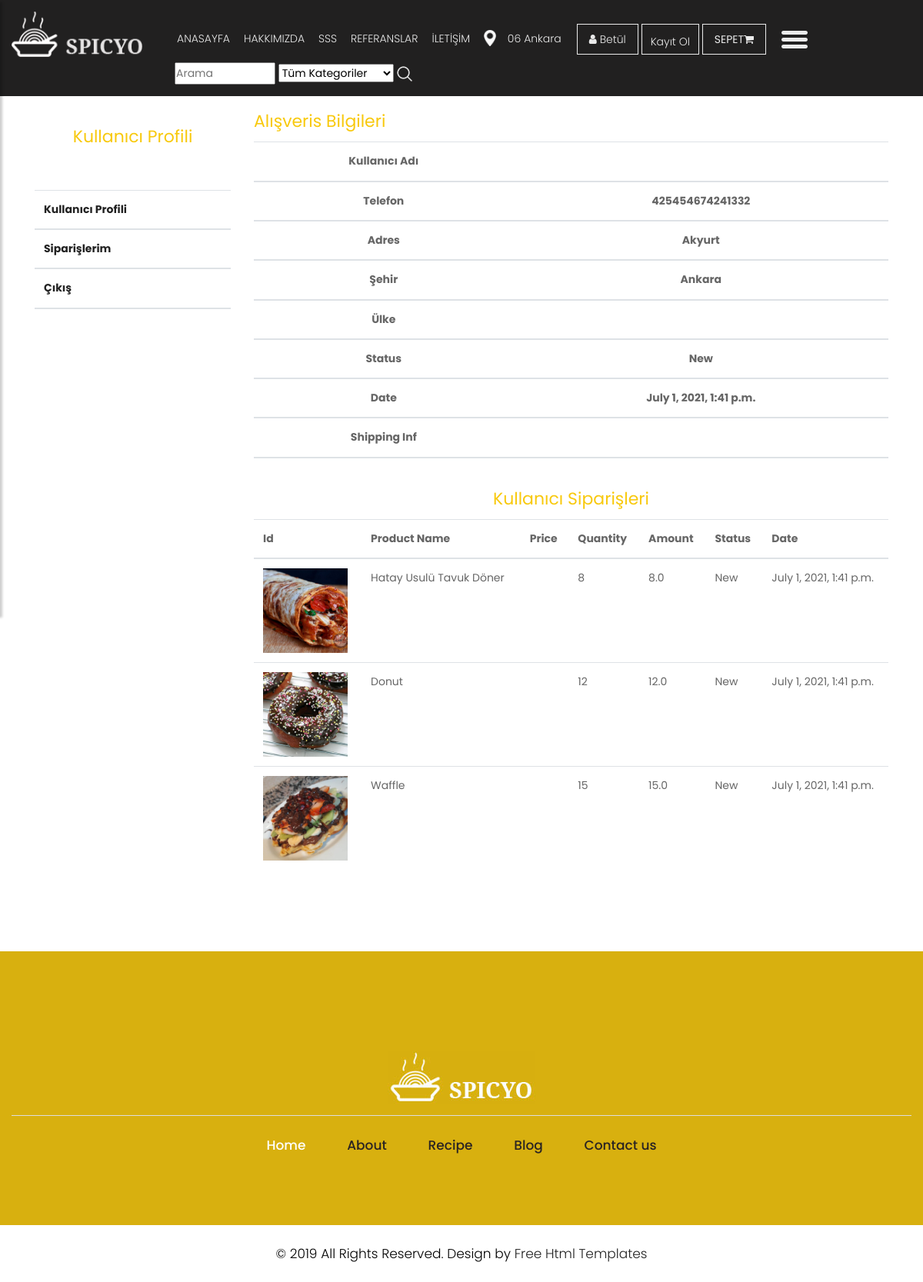
Screenshot of /user/orderdetail/12 (signed in) with the database file from the repository.
### order/models.py (models this page shows, shortened)
class Order(models.Model):
    STATUS = (
        ('New', 'New'),
        ('Accepted', 'Accepted'),
        ('Preaparing', 'Preaparing'),
        ('OnShipping', 'OnShipping'),
        ('Completed', 'Completed'),
        ('Canceled', 'Canceled'),
    )
    user = models.ForeignKey(User, on_delete=models.CASCADE)
    code = models.CharField(max_length=5, editable=False)
    first_name = models.CharField(max_length=25)
    last_name = models.CharField(max_length=25)
    phone = models.CharField(blank=True, max_length=25)
    address = models.CharField(blank=True, max_length=150)
    city = models.CharField(blank=True, max_length=50)
    country = models.CharField(blank=True, max_length=50)
    note = models.CharField(blank=True, max_length=250)
    total = models.FloatField()
    status = models.CharField(max_length=10, choices=STATUS, default='New')
    ip = models.CharField(blank=True, max_length=20)
    adminnote = models.CharField(blank=True, max_length=100)
    created_at = models.DateTimeField(auto_now_add=True)
    updated_at = models.DateTimeField(auto_now=True)

class OrderProduct(models.Model):
    STATUS =(
        ('New','New'),
        ('Accepted', 'Accepted'),
        ('Canceled', 'Canceled'),
    )
    order=models.ForeignKey(Order,on_delete=models.CASCADE)
    user=models.ForeignKey(User,on_delete=models.CASCADE)
    product=models.ForeignKey(Product,on_delete=models.CASCADE)
    quantity = models.IntegerField()
    amount = models.FloatField()
    status=models.CharField(max_length=10,choices=STATUS,default='New')
    created_at = models.DateTimeField(auto_now_add=True)
    updated_at = models.DateTimeField(auto_now=True)

### product/models.py (models this page shows, shortened)
class Product(MPTTModel):
    STATUS = (
        ('True', 'Evet'),
        ('False', 'Hayır'),
    )
    restaurant = models.ForeignKey(Restaurant, on_delete=models.CASCADE)
    catagory = models.ForeignKey(Catagory, on_delete=models.CASCADE)
    title = models.CharField(max_length=150)
    keywords = models.CharField(blank=True,max_length=255)
    description = models.CharField(blank=True,max_length=255)
    price = models.FloatField()
    amount = models.IntegerField()
    detail = RichTextUploadingField()
    slug = models.SlugField(null=False, unique=True)
    parent = TreeForeignKey('self', blank=True, null=True, related_name='children', on_delete=models.CASCADE)
    image = models.ImageField(blank=True, upload_to='images/')
    status = models.CharField(max_length=10, choices=STATUS)
    create_at = models.DateTimeField(auto_now_add=True)
    update_at = models.DateTimeField(auto_now_add=True)
    def image_tag(self):
        return mark_safe('<img src="{}" height="50"/>'.format(self.image.url))
    image_tag.short_description = 'Image'

### user/views.py (the view)
# urls.py: path('orderdetail/<int:id>', views.orderdetail, name='orderdetail'),
@login_required(login_url='/login')
def orderdetail(request,id):
    catagory = Catagory.objects.all()
    current_user = request.user
    order = Order.objects.get(user_id=current_user.id, id=id)
    orderitems = OrderProduct.objects.filter(order_id=id)
    context = {
        'catagory': catagory,
        'order': order,
        'orderitems': orderitems,
    }
    return render(request, 'user_order_detail.html', context)

### user/templates/user_order_detail.html (shortened to what this page needs)
{%  extends "homebase.html" %}
{% block content %}
    <div id="breadcrumb">
        <div class="container">
            <ul class="breadcrumb">
                <li><a href="/">Anasayfa</a></li>
                <li class="active">Sipariş Detayları</li>
            </ul>
        </div>
    </div>
    <div class="section">
        <div class="container">
                <div class="row">
                    <div class="col-md-3" >
                        <br/><br/><br/>
                        <div class="product_blog_cont">
                            <div class="section-title">
                                <h2><span class="theme_color">Kullanıcı Profili</span></h2>
                            </div>
                            {% include "user_panel.html" %}
                        </div>
                    </div>
                    <div class="col-md-9">
                        <br/><br/><br/>
                        <div class="section-title">
                                <h2><span class="theme_color"> Alışveris Bilgileri </span></h2>
                            </div>
                    <table class="table">
                                <thead>
                                <tr>
                                    <th class="text-center">Kullanıcı Adı</th>
                                    <th class="text-center">{{ order.user_name}}</th>
                                </tr>
                                <tr>
                                    <th class="text-center">Telefon</th>
                                    <th class="text-center">{{ order.phone}}</th>
                                </tr>
                                <tr>
                                    <th class="text-center">Adres</th>
                                    <th class="text-center">{{ order.address }}</th>
                                </tr>
                                <tr>
                                    <th class="text-center">Şehir</th>
                                    <th class="text-center">{{ order.city }}</th>
                                </tr>
                                <tr>
                                    <th class="text-center">Ülke</th>
                                    <th class="text-center">{{ order.country }}</th>
                                </tr>
                                <tr>
                                    <th class="text-center">Status</th>
                                    <th class="text-center">{{ order.status }}</th>
                                </tr>
                                <tr>
                                    <th class="text-center">Date</th>
                                    <th class="text-center">{{ order.created_at }}</th>
                                </tr>
                                <tr>
                                    <th class="text-center">Shipping Inf </th>
                                    <th class="text-center">{{ order.adminnote }}</th>
                                </tr>
                                </thead>
                            </table>
                        <div class="product_blog_cont">
                            <div class="section-title">
                                <h2><span class="theme_color">Kullanıcı Siparişleri</span></h2>
                            </div>
                            <table class="table">
                                <thead>
                                <tr>
                                    <th class="text-left">Id </th>
                                    <th class="text-left">Product Name </th>
                                    <th class="text-left">Price </th>
                                    <th class="text-left">Quantity </th>
                                    <th class="text-left">Amount </th>
                                    <th class="text-left">Status </th>
                                    <th class="text-left">Date </th>
                                </tr>
                                {% for rs in orderitems %}
                                <tr>
                                    <td class="text-left">
                                        <a href="/product/{{ rs.product_id }}/{{ rs.product.slug }}">
                                        <img src="{{ rs.product.image.url }}" style="height: 110px"/>
                                        </a>
                                    </td>
                                    <td class="text-left">{{ rs.product.title }}</td>
                                    <td class="text-left">{{ rs.price }}</td>
                                    <td class="text-left">{{ rs.quantity }}</td>
                                    <td class="text-left">{{ rs.amount }}</td>
                                    <td class="text-left">{{ rs.status }}</td>
                                    <td class="text-left">{{ rs.created_at }}</td>
                                </tr>
                                {% endfor %}
                                </thead>
                            </table>
                        </div>
                </div>
        </div>
    </div>
    </div>
{% endblock %}

### home/templates/header.html (shortened to what this page needs)
{% load static %}
{% load mptt_tags %}
    <header>
        <div class="container-fluid">
            <div class="row">
                <div class="col-lg-2 col-md-2">
                    <div class="full">
                          <a class="logo" href="/anasayfa"><img src="{% static 'images/logo.png'%}" alt="#" /></a>
                    </div>
                    <div class="header-search" style="padding: 10px">
                    </div>
                </div>
                <div class="col-md-9">
                    <div class="full">
                        <div class="right_header_info">
                            <ul>
                                <li class="dinone" style="padding: 3px"><a href="/">ANASAYFA</a></li>
                                <li class="dinone" style="padding: 3px"><a href="/hakkimizda">HAKKIMIZDA</a></li>
                                <li class="dinone" style="padding: 3px"><a href="/sss">SSS</a></li>
                                <li class="dinone" style="padding: 3px"><a href="/referanslar">REFERANSLAR</a></li>
                                <li class="dinone" style="padding: 3px"><a href="/iletisim">İLETİŞİM</a></li>
                                <li class="dinone" style="padding: 3px"><img style="margin-right: 15px;height: 21px;position: relative;top: -2px;" src="{% static 'images/location_icon.png'%}" alt="#"><a href="#">06 Ankara</a></li>
                                <li class="button_user" style="padding: 3px">
                                    <div class="ht-right">
                                        {% if user.id is not None %}
                                        <a href="/user" class="login-panel" id="navbarDropdownMenuLink" data-toggle="dropdown" aria-haspopup="true" aria-expanded="false"><i class="fa fa-user"></i>
                                                {{ user.first_name }}
                                                <b class="caret"></b></a>
                                        {% else %}
                                         <a href="/login" class="button active"><i class="fa fa-user"></i> Giriş</a>
                                        {% endif %}
                                        <a class="button" style="padding: 3px" href="/signup">Kayıt Ol</a>
                                        <a href="/shopcart/">
                                            <strong class="text-uppercase"> Sepet</strong><i class="fa fa-shopping-cart">
                                        </i></a>
                                    </div>
                                <li><button type="button" style="padding: 3px" id="sidebarCollapse"><img src="{% static 'images/menu_icon.png'%}" alt="#"></button></li>
                                <li>
                                    <form action="/search/" method="post">
                                        <input id="query" name="query" class="search-query span2" type="text" size="8px" width="1px" placeholder="Arama">
                                        <select name="catid" class="input search-input" style="width: 150px;">
                                            <option value="0">Tüm Kategoriler</option>
                                        </select>
                                        <button class="icon-search" style="background: transparent">
                                            <img style="margin-right: 5px;" src="{% static 'images/search_icon.png'%}" alt="#">
                                        </button>
                                    </form>
                                </li>
                            </ul>
                        </div>
                    </div>
                </div>
            </div>
        </div>
    </header>

### home/static/css/style.css (style rules this page uses)
body { color: #666666; font-size: 14px; font-family: 'poppins', sans-serif; line-height: 1.80857; font-weight: normal; }
a { color: #1f1f1f; text-decoration: none !important; outline: none !important; -webkit-transition: all .3s ease-in-out; -moz-transition: all .3s ease-in-out; -ms-transition: all .3s ease-in-out; -o-transition: all .3s ease-in-out; transition: all .3s ease-in-out; }
h1, h2, h3, h4, h5, h6 { letter-spacing: 0; font-weight: normal; position: relative; padding: 0 0 10px 0; font-weight: normal; line-height: normal; color: #111111; margin: 0 }
h2 { font-size: 22px }
*, *::after, *::before { -webkit-box-sizing: border-box; -moz-box-sizing: border-box; box-sizing: border-box; }
ul, li, ol { margin: 0px; padding: 0px; list-style: none; }
a { color: #222222; text-decoration: none; outline: none !important; }
a, .btn { text-decoration: none !important; outline: none !important; -webkit-transition: all .3s ease-in-out; -moz-transition: all .3s ease-in-out; -ms-transition: all .3s ease-in-out; -o-transition: all .3s ease-in-out; transition: all .3s ease-in-out; }
img { max-width: 100%; height: auto; }
button { border: 0; margin: 0; padding: 0; cursor: pointer; }
.full { float: left; width: 100%; }
.full { width: 100%; float: left; margin: 0; padding: 0; }
header { min-height: 90px; background: #212020; padding: 15px 0; position: fixed; width: 100%; top: 0; left: 0; z-index: 998; }
header .container-fluid { max-width: 1850px; }
.right_header_info { width: 100%; float: left; padding: 20px 0 0; }
.right_header_info ul { list-style: none; padding: 0; margin: 0; float: right; }
.right_header_info ul li { display: inline; font-size: 16px; margin-left: 45px; color: #eaeaea; font-weight: 400; float: left; }
.right_header_info ul li a { color: #eaeaea; font-weight: 300; }
.button_user a { float: left; min-width: 75px; height: 35px; text-align: center; line-height: 35px; position: relative; top: -3px; padding: 0 15px; margin: 0 2px; }
.button_user a { float: left; min-width: 75px; height: 40px; text-align: center; line-height: 38px; position: relative; top: -7px; padding: 0 15px; margin: 0 2px; border: solid #eaeaea 1px; }
#sidebarCollapse { background: transparent; }
.theme_color { color: #f8c90d !important; }
.product_blog_cont { text-align: center; padding-top: 20px; }
#sidebarCollapse { background: transparent; padding: 0; border: none; }
* { margin: 0; padding: 0; }

### home/static/css/responsive.css (style rules this page uses)
@media (min-width: 1200px) and (max-width: 1500px) { .right_header_info ul li { font-size: 14px; margin-left: 12px; } }

### rows the page displays
Order: phone "425454674241332", address "Akyurt", city "Ankara", status "New", created_at "July 1, 2021, 1:41 p.m."
OrderProduct: product.image (picture), product "Hatay Usulü Tavuk Döner", quantity "8", amount "8.0", status "New", created_at "July 1, 2021, 1:41 p.m."
OrderProduct: product.image (picture), product "Donut", quantity "12", amount "12.0", status "New", created_at "July 1, 2021, 1:41 p.m."
OrderProduct: product.image (picture), product "Waffle", quantity "15", amount "15.0", status "New", created_at "July 1, 2021, 1:41 p.m."

### other values shown
{{ user.first_name }} "Betül"
